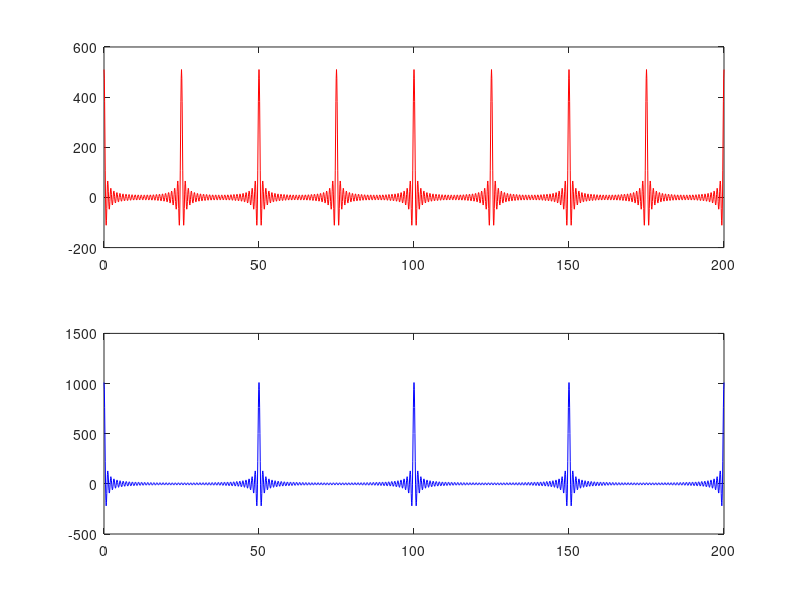

The MATLAB source for this figure:
clear all;
close all;
clc;

t = 0:0.1:200; % Define the time axis
N1 = 51; % Set the number of frequency components for the first signal
f = 159:0.04:161; % Define the frequency range for the first signal
yt = 0; % Initialize the output signal

for i=1:N1 % Loop through the frequency components and add them to the output signal
yt = yt + (10*cos(2*pi*f(i)*t));
end

subplot(211); % Create a subplot for the first signal
plot(t,yt,'r'); % Plot the first signal

N2 = 101; % Set the number of frequency components for the second signal
f = 159:0.02:161; % Define the frequency range for the second signal
yt = 0; % Initialize the output signal

for i = 1:N2 % Loop through the frequency components and add them to the output signal
yt = yt + (10*cos(2*pi*f(i)*t));
end

subplot(212); % Create a subplot for the second signal
plot(t,yt,'b'); % Plot the second signal

%{
The code above generates two signals by summing sinusoids with frequencies within a certain range.
The first signal is generated using 51 frequency components spaced 0.04 Hz apart, while the second signal
is generated using 101 frequency components spaced 0.02 Hz apart. The output of the code is two plots
of the signals over the time axis defined by t.
%}
